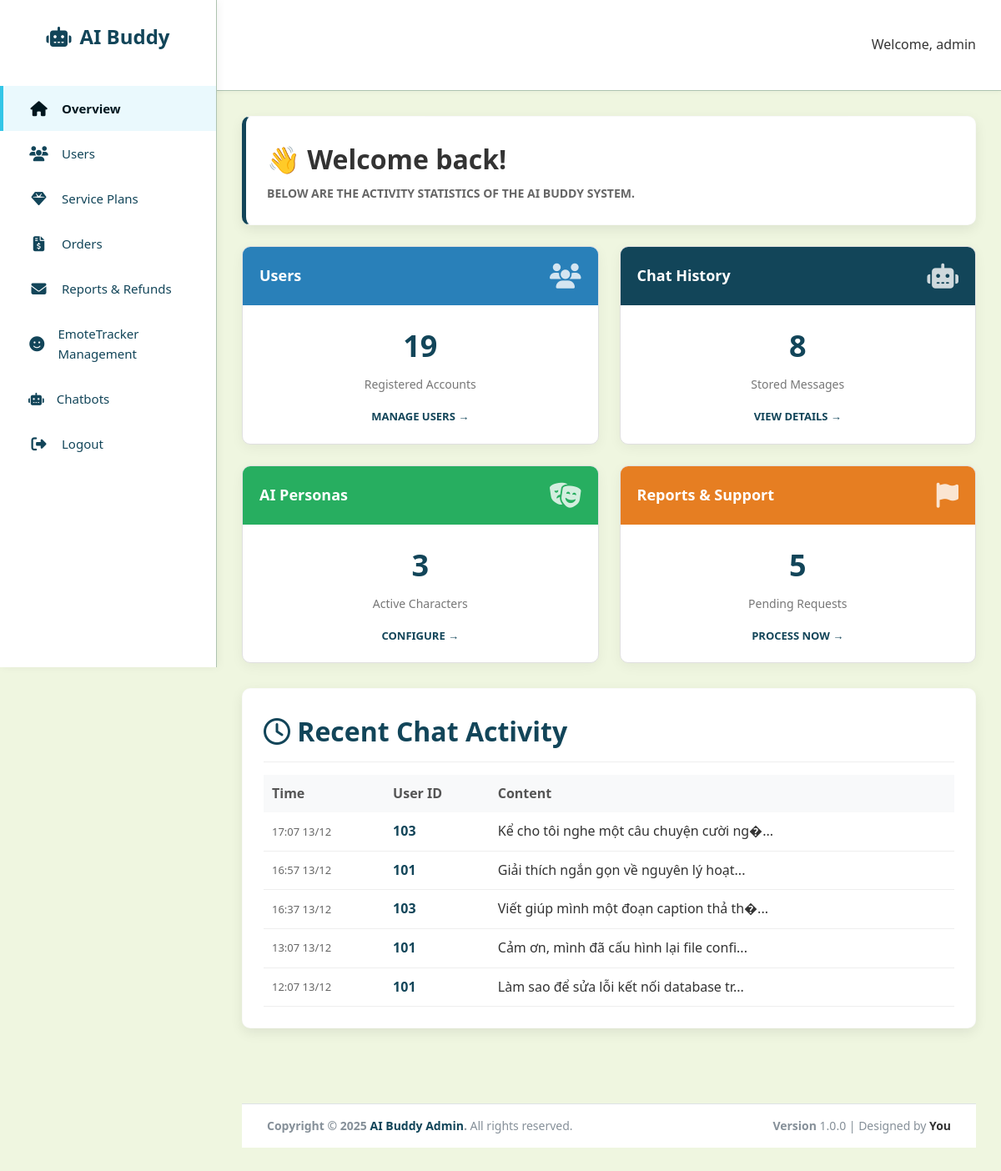
/admin_aibuddy/index.php (signed in), run on the app's committed database.
### tables this page shows
CREATE TABLE `chathistory` (
  `ChatID` int(11) NOT NULL,
  `UserID` int(11) NOT NULL,
  `PersonaID` int(11) DEFAULT NULL,
  `TopicID` int(11) DEFAULT NULL,
  `ChatTime` datetime DEFAULT current_timestamp(),
  `MessageContent` text DEFAULT NULL
);

### admin_aibuddy/index.php (the view, shortened to what this page needs)
<?php
require_once __DIR__ . '/config/db.php';
$res_user = $conn->query("SELECT COUNT(*) as count FROM Users");
$count_user = $res_user->fetch_assoc()['count'];
$res_chat = $conn->query("SELECT COUNT(*) as count FROM chathistory");
$count_chat = $res_chat->fetch_assoc()['count'];
$res_persona = $conn->query("SELECT COUNT(*) as count FROM persona");
$count_persona = $res_persona->fetch_assoc()['count'];
$count_report = 0;
$check_report = $conn->query("SHOW TABLES LIKE 'report'");
if($check_report->num_rows > 0){
    $res_report = $conn->query("SELECT COUNT(*) as count FROM report WHERE Status = 'Pending'");
    $count_report = $res_report->fetch_assoc()['count'];
}
?>
<!DOCTYPE html>
<html lang="en">
<head>
    <link rel="stylesheet" href="assets/css/style.css">
    <link rel="stylesheet" href="https://cdnjs.cloudflare.com/ajax/libs/font-awesome/6.4.0/css/all.min.css">
</head>
<body>
    <?php include __DIR__ . '/includes/sidebar.php'; ?>
    <div class="top-navbar">
        <h2>System Overview</h2>
        <div class="user-profile">
            <span>Welcome, <?php echo isset($_SESSION['user_name']) ? $_SESSION['user_name'] : 'Admin'; ?></span>
        </div>
    </div>
    <div class="main-content">
        <div class="card-box" style="margin-bottom: 25px; border-left: 5px solid var(--primary-color);">
            <h3 style="margin: 0; color: #333;">👋 Welcome back!</h3>
            <p style="margin: 5px 0 0; color: #666;">Below are the activity statistics of the AI Buddy system.</p>
        </div>
        <div class="dashboard-grid">
            <a href="modules/users/index.php" class="card-menu">
                <div class="card-header-bg" style="background: #2980b9;">
                    <span>Users</span>
                    <i class="fa-solid fa-users"></i>
                </div>
                <div class="card-body-content">
                    <span class="big-number"><?php echo number_format($count_user); ?></span>
                    <span class="sub-text">Registered Accounts</span>
                    <br>
                    <span class="link-text">Manage Users &rarr;</span>
                </div>
            </a>
            <a href="modules/chatbot/index.php" class="card-menu">
                <div class="card-header-bg" style="background: var(--primary-color);">
                    <span>Chat History</span>
                    <i class="fa-solid fa-robot"></i>
                </div>
                <div class="card-body-content">
                    <span class="big-number"><?php echo number_format($count_chat); ?></span>
                    <span class="sub-text">Stored Messages</span>
                    <br>
                    <span class="link-text">View Details &rarr;</span>
                </div>
            </a>
            <a href="modules/chatbot/views/personas/index.php" class="card-menu">
                <div class="card-header-bg" style="background: #27ae60;">
                    <span>AI Personas</span>
                    <i class="fa-solid fa-masks-theater"></i>
                </div>
                <div class="card-body-content">
                    <span class="big-number"><?php echo number_format($count_persona); ?></span>
                    <span class="sub-text">Active Characters</span>
                    <br>
                    <span class="link-text">Configure &rarr;</span>
                </div>
            </a>
            <a href="modules/reports/index.php" class="card-menu">
                <div class="card-header-bg" style="background: #e67e22;">
                    <span>Reports & Support</span>
                    <i class="fa-solid fa-flag"></i>
                </div>
                <div class="card-body-content">
                    <span class="big-number"><?php echo number_format($count_report); ?></span>
                    <span class="sub-text">Pending Requests</span>
                    <br>
                    <span class="link-text">Process Now &rarr;</span>
                </div>
            </a>
        </div>
        <div class="card-box" style="margin-top: 30px;">
            <h3 style="color: var(--primary-color); border-bottom: 1px solid #eee; padding-bottom: 10px; margin-top: 0;">
                <i class="fa-regular fa-clock"></i> Recent Chat Activity
            </h3>
            <table style="width: 100%; border-collapse: collapse; margin-top: 15px;">
                <thead>
                    <tr style="background: #f8f9fa; color: #555;">
                        <th style="padding: 10px; text-align: left;">Time</th>
                        <th style="padding: 10px; text-align: left;">User ID</th>
                        <th style="padding: 10px; text-align: left;">Content</th>
                    </tr>
                </thead>
                <tbody>
                    <?php
                    $last_msg = $conn->query("SELECT * FROM chathistory ORDER BY ChatTime DESC LIMIT 5");
                    if($last_msg && $last_msg->num_rows > 0) {
                        while($row = $last_msg->fetch_assoc()){
                            echo "<tr style='border-bottom: 1px solid #eee;'>";
                            echo "<td style='padding: 10px; color: #666; font-size: 13px;'>" . date("H:i d/m", strtotime($row['ChatTime'])) . "</td>";
                            echo "<td style='padding: 10px; font-weight: bold; color: var(--primary-color);'>" . $row['UserID'] . "</td>";
                            echo "<td style='padding: 10px; color: #333;'>" . htmlspecialchars(substr($row['MessageContent'], 0, 50)) . "...</td>";
                            echo "</tr>";
                        }
                    } else {
                        echo "<tr><td colspan='3' style='padding:15px; text-align:center'>No activity yet.</td></tr>";
                    }
                    ?>
                </tbody>
            </table>
        </div>
    </div>
    <div class="main-content">
        <?php include __DIR__ . '/../../htdocs/admin_aibuddy/includes/footer.php'; ?>
</body>
</html>

### admin_aibuddy/assets/css/style.css (style rules this page uses)
:root { --primary-dark: #01161e; --primary: #124559; --primary-light: #598392; --accent: #33c6e7; --light: #aec3b0; --background: #eff6e0; --white: #ffffff; --gray: #d9d9d9; --text: #353535; --card-shadow: 0 5px 15px rgba(0, 0, 0, 0.08); --radius: 10px; --sidebar-width: 260px; }
* { box-sizing: border-box; }
body { font-family: 'Segoe UI', Tahoma, Geneva, Verdana, sans-serif; background-color: var(--background); color: var(--text); margin: 0; line-height: 1.6; }
.main-content { margin-left: var(--sidebar-width); padding: 30px; }
.top-navbar { background: var(--white); padding: 15px 30px; display: flex; justify-content: space-between; align-items: center; box-shadow: 0 2px 5px rgba(0,0,0,0.03); border-bottom: 1px solid var(--light); }
.card-box { background-color: var(--white); border-radius: var(--radius); box-shadow: var(--card-shadow); padding: 25px; transition: transform 0.3s ease; height: 100%; border: 1px solid rgba(0,0,0,0.02); }
.card-box p { color: var(--primary-light); font-size: 14px; font-weight: 600; margin: 0; text-transform: uppercase; }
.card-box h3 { font-size: 32px; font-weight: 700; margin: 5px 0 0 0; color: var(--primary); }
h2 { color: var(--primary); }

### admin_aibuddy/index.php (style rules this page uses)
:root { --primary-color: #124559; }
.dashboard-grid { display: grid; grid-template-columns: repeat(auto-fit, minmax(280px, 1fr)); gap: 25px; margin-top: 20px; }
.card-menu { background: white; border-radius: 10px; box-shadow: 0 4px 15px rgba(0,0,0,0.05); transition: transform 0.3s ease, box-shadow 0.3s ease; text-decoration: none; color: inherit; overflow: hidden; border: 1px solid #e0e0e0; display: flex; flex-direction: column; }
.card-header-bg { background-color: var(--primary-color); color: white; padding: 20px; display: flex; align-items: center; justify-content: space-between; }
.card-header-bg i { font-size: 30px; opacity: 0.8; }
.card-header-bg span { font-size: 18px; font-weight: 600; }
.card-body-content { padding: 20px; text-align: center; }
.big-number { font-size: 36px; font-weight: bold; color: var(--primary-color); margin-bottom: 5px; display: block; }
.sub-text { font-size: 14px; color: #777; }
.link-text { margin-top: 15px; display: inline-block; font-size: 13px; font-weight: 600; color: var(--primary-color); text-transform: uppercase; }

### data on the page
chathistory: ChatTime "17:07 13/12", UserID "103", MessageContent "Kể cho tôi nghe một câu chuyện cười ng�"
chathistory: ChatTime "16:57 13/12", UserID "101", MessageContent "Giải thích ngắn gọn về nguyên lý hoạt"
chathistory: ChatTime "16:37 13/12", UserID "103", MessageContent "Viết giúp mình một đoạn caption thả th�"
chathistory: ChatTime "13:07 13/12", UserID "101", MessageContent "Cảm ơn, mình đã cấu hình lại file confi"
chathistory: ChatTime "12:07 13/12", UserID "101", MessageContent "Làm sao để sửa lỗi kết nối database tr"

### other printed values
$_SESSION['user_name'] "admin"
$count_user "19"
$count_chat "8"
$count_persona "3"
$count_report "5"
